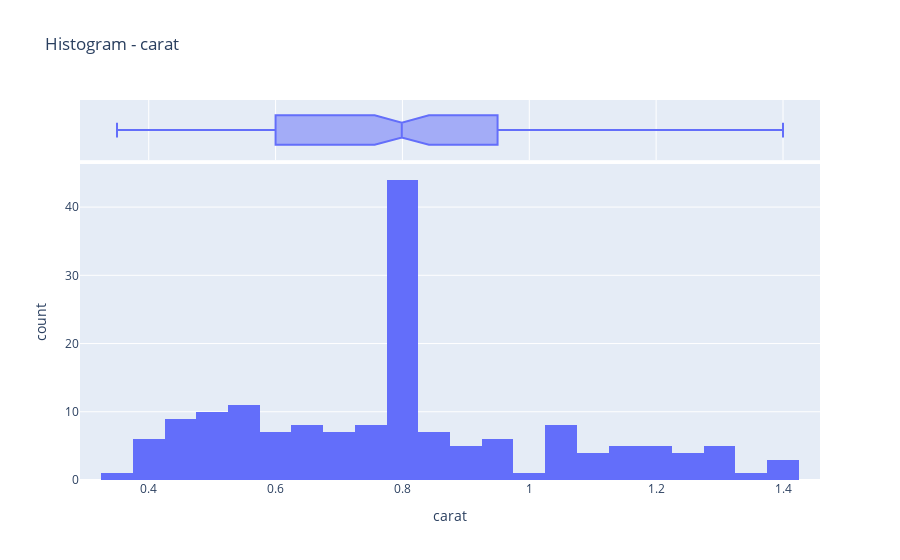
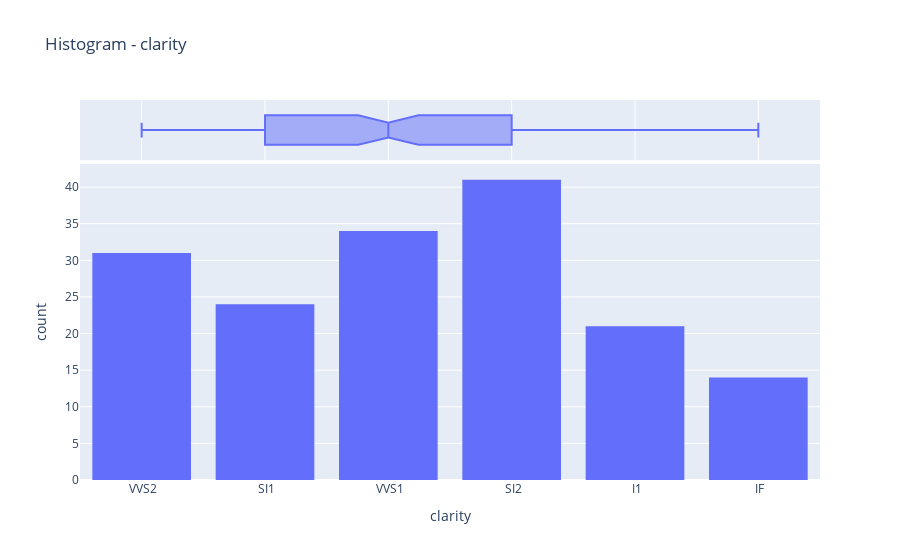
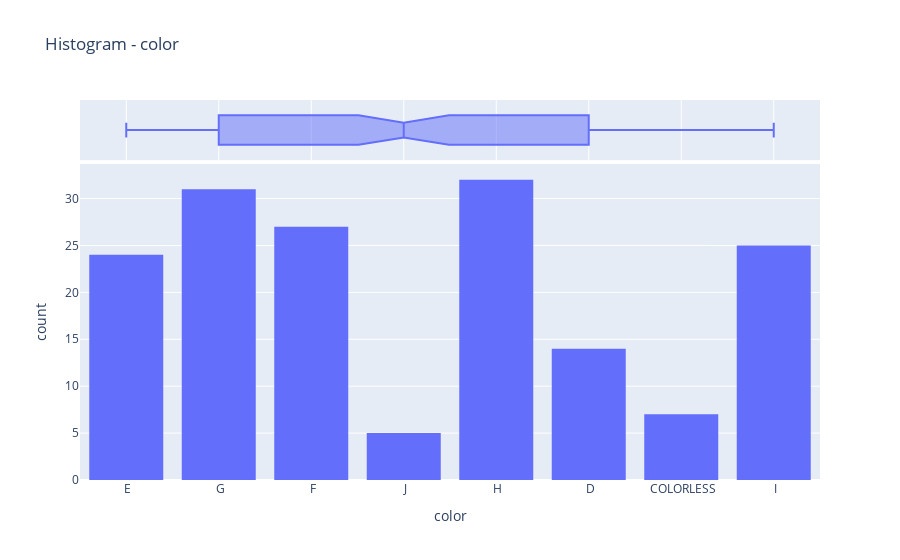
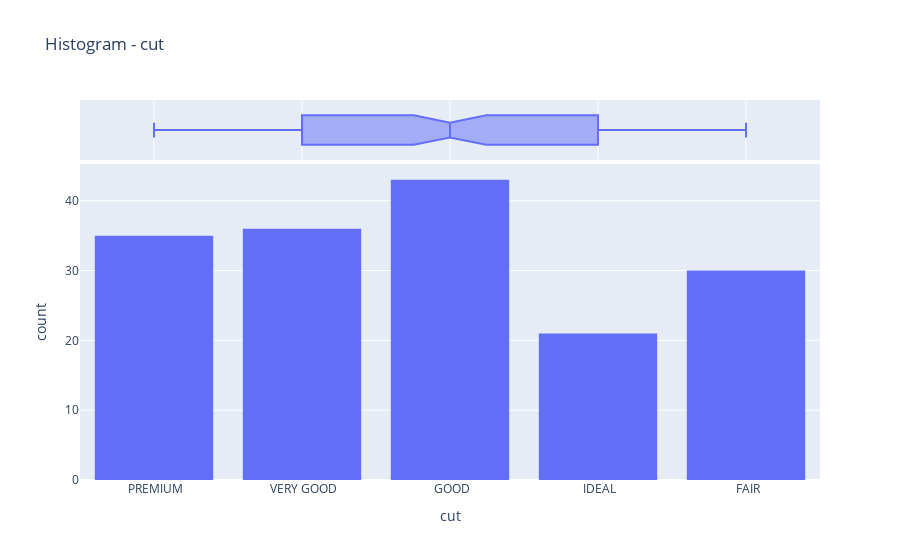

The cell these charts' notebook holds for them, in order:
### Code cell
# Zakładając, że data to DataFrame zawierający Twoje dane
for column in data.columns:
    fig = px.histogram(data, x=column, marginal='box', nbins=30, title=f'Histogram - {column}')
    fig.show()

### Figure 1 — Plotly figure (JSON) as saved in the notebook; plotly's stock layout.template omitted (floating-point values rounded to 4 significant figures; data arrays with more than 128 entries replaced by an {"elided": "..."} marker saying what was removed)
{"data": [{"alignmentgroup": "True", "bingroup": "x", "hovertemplate": "carat=%{x}<br>count=%{y}<extra></extra>", "legendgroup": "", "marker": {"color": "#636efa", "pattern": {"shape": ""}}, "name": "", "nbinsx": 30, "offsetgroup": "", "orientation": "v", "showlegend": false, "type": "histogram", "x": {"elided": "165 float values"}, "xaxis": "x", "yaxis": "y"}, {"alignmentgroup": "True", "hovertemplate": "carat=%{x}<extra></extra>", "legendgroup": "", "marker": {"color": "#636efa"}, "name": "", "notched": true, "offsetgroup": "", "showlegend": false, "type": "box", "x": {"elided": "165 float values"}, "xaxis": "x2", "yaxis": "y2"}], "layout": {"barmode": "relative", "legend": {"tracegroupgap": 0}, "title": {"text": "Histogram - carat"}, "xaxis": {"anchor": "y", "domain": [0, 1], "title": {"text": "carat"}}, "xaxis2": {"anchor": "y2", "domain": [0, 1], "matches": "x", "showgrid": true, "showticklabels": false}, "yaxis": {"anchor": "x", "domain": [0, 0.8316], "title": {"text": "count"}}, "yaxis2": {"anchor": "x2", "domain": [0.8416, 1], "matches": "y2", "showgrid": false, "showline": false, "showticklabels": false, "ticks": ""}}}

### Figure 2 — Plotly figure (JSON) as saved in the notebook; plotly's stock layout.template omitted (floating-point values rounded to 4 significant figures; data arrays with more than 128 entries replaced by an {"elided": "..."} marker saying what was removed)
{"data": [{"alignmentgroup": "True", "bingroup": "x", "hovertemplate": "clarity=%{x}<br>count=%{y}<extra></extra>", "legendgroup": "", "marker": {"color": "#636efa", "pattern": {"shape": ""}}, "name": "", "nbinsx": 30, "offsetgroup": "", "orientation": "v", "showlegend": false, "type": "histogram", "x": {"elided": "165 str values"}, "xaxis": "x", "yaxis": "y"}, {"alignmentgroup": "True", "hovertemplate": "clarity=%{x}<extra></extra>", "legendgroup": "", "marker": {"color": "#636efa"}, "name": "", "notched": true, "offsetgroup": "", "showlegend": false, "type": "box", "x": {"elided": "165 str values"}, "xaxis": "x2", "yaxis": "y2"}], "layout": {"barmode": "relative", "legend": {"tracegroupgap": 0}, "title": {"text": "Histogram - clarity"}, "xaxis": {"anchor": "y", "domain": [0, 1], "title": {"text": "clarity"}}, "xaxis2": {"anchor": "y2", "domain": [0, 1], "matches": "x", "showgrid": true, "showticklabels": false}, "yaxis": {"anchor": "x", "domain": [0, 0.8316], "title": {"text": "count"}}, "yaxis2": {"anchor": "x2", "domain": [0.8416, 1], "matches": "y2", "showgrid": false, "showline": false, "showticklabels": false, "ticks": ""}}}

### Figure 3 — Plotly figure (JSON) as saved in the notebook; plotly's stock layout.template omitted (floating-point values rounded to 4 significant figures; data arrays with more than 128 entries replaced by an {"elided": "..."} marker saying what was removed)
{"data": [{"alignmentgroup": "True", "bingroup": "x", "hovertemplate": "color=%{x}<br>count=%{y}<extra></extra>", "legendgroup": "", "marker": {"color": "#636efa", "pattern": {"shape": ""}}, "name": "", "nbinsx": 30, "offsetgroup": "", "orientation": "v", "showlegend": false, "type": "histogram", "x": {"elided": "165 str values"}, "xaxis": "x", "yaxis": "y"}, {"alignmentgroup": "True", "hovertemplate": "color=%{x}<extra></extra>", "legendgroup": "", "marker": {"color": "#636efa"}, "name": "", "notched": true, "offsetgroup": "", "showlegend": false, "type": "box", "x": {"elided": "165 str values"}, "xaxis": "x2", "yaxis": "y2"}], "layout": {"barmode": "relative", "legend": {"tracegroupgap": 0}, "title": {"text": "Histogram - color"}, "xaxis": {"anchor": "y", "domain": [0, 1], "title": {"text": "color"}}, "xaxis2": {"anchor": "y2", "domain": [0, 1], "matches": "x", "showgrid": true, "showticklabels": false}, "yaxis": {"anchor": "x", "domain": [0, 0.8316], "title": {"text": "count"}}, "yaxis2": {"anchor": "x2", "domain": [0.8416, 1], "matches": "y2", "showgrid": false, "showline": false, "showticklabels": false, "ticks": ""}}}

### Figure 4 — Plotly figure (JSON) as saved in the notebook; plotly's stock layout.template omitted (floating-point values rounded to 4 significant figures; data arrays with more than 128 entries replaced by an {"elided": "..."} marker saying what was removed)
{"data": [{"alignmentgroup": "True", "bingroup": "x", "hovertemplate": "cut=%{x}<br>count=%{y}<extra></extra>", "legendgroup": "", "marker": {"color": "#636efa", "pattern": {"shape": ""}}, "name": "", "nbinsx": 30, "offsetgroup": "", "orientation": "v", "showlegend": false, "type": "histogram", "x": {"elided": "165 str values"}, "xaxis": "x", "yaxis": "y"}, {"alignmentgroup": "True", "hovertemplate": "cut=%{x}<extra></extra>", "legendgroup": "", "marker": {"color": "#636efa"}, "name": "", "notched": true, "offsetgroup": "", "showlegend": false, "type": "box", "x": {"elided": "165 str values"}, "xaxis": "x2", "yaxis": "y2"}], "layout": {"barmode": "relative", "legend": {"tracegroupgap": 0}, "title": {"text": "Histogram - cut"}, "xaxis": {"anchor": "y", "domain": [0, 1], "title": {"text": "cut"}}, "xaxis2": {"anchor": "y2", "domain": [0, 1], "matches": "x", "showgrid": true, "showticklabels": false}, "yaxis": {"anchor": "x", "domain": [0, 0.8316], "title": {"text": "count"}}, "yaxis2": {"anchor": "x2", "domain": [0.8416, 1], "matches": "y2", "showgrid": false, "showline": false, "showticklabels": false, "ticks": ""}}}
